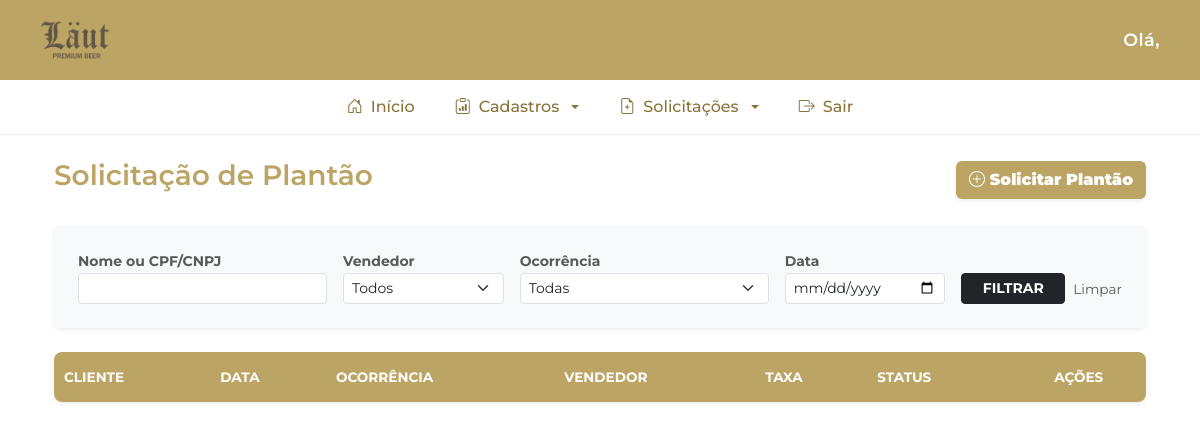
The app's page /solicitacoes/plantoes/, older data.
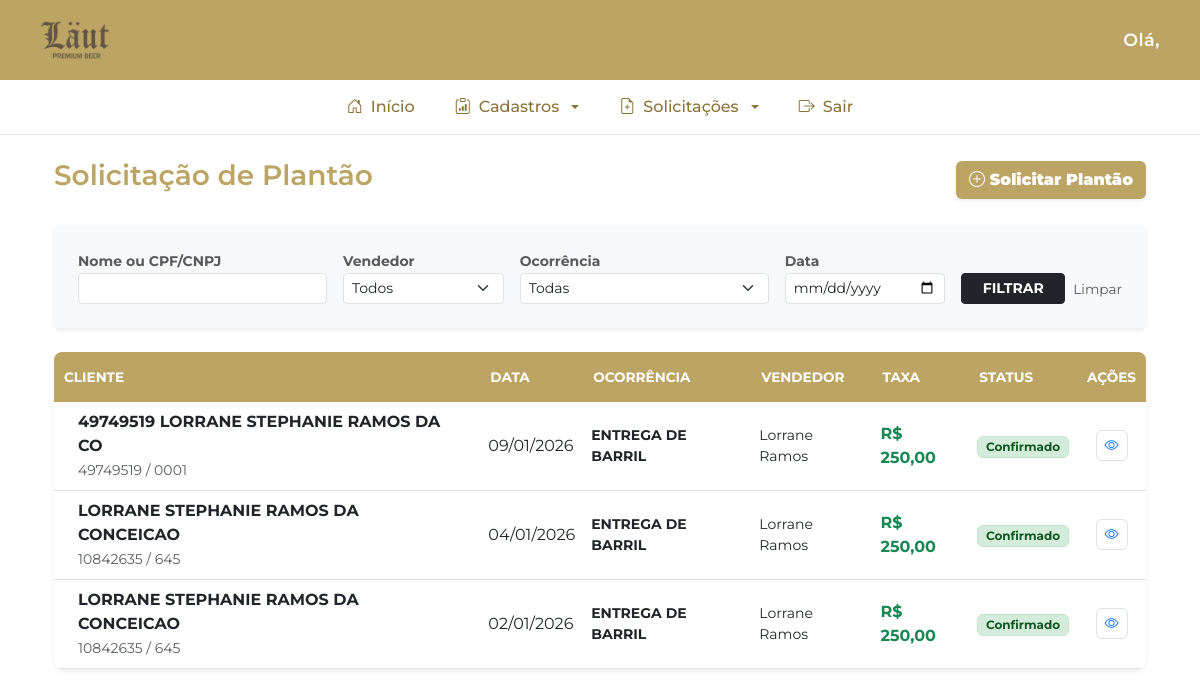
The same page, newer data.
### solicitacoes/models.py (models this page shows)
class Plantao(models.Model):
    codigo_cliente = models.CharField(max_length=20)
    loja_cliente = models.CharField(max_length=50)
    nome_cliente = models.CharField(max_length=100)
    cep = models.CharField(max_length=9)
    estado = models.CharField(max_length=2)
    cidade = models.CharField(max_length=100)
    bairro = models.CharField(max_length=100)
    endereco = models.CharField(max_length=255)
    numero = models.CharField(max_length=20)
    complemento = models.CharField(max_length=100, blank=True, null=True)
    vendedor = models.ForeignKey(User, on_delete=models.CASCADE)
    tipo = models.CharField(max_length=20, choices=TIPO_PLANTAO)
    ocorrencia = models.CharField(max_length=50, choices=OCORRENCIAS)
    ocorrencia_outro = models.CharField(max_length=255, blank=True, null=True)
    observacoes = models.TextField(blank=True)
    taxa = models.BooleanField(default=False)
    valor_taxa = models.DecimalField(max_digits=10, decimal_places=2, default=0.00)
    horario = models.TimeField()
    data_solicitacao = models.DateTimeField(auto_now_add=True)
    status = models.CharField(max_length=20, choices=STATUS_CHOICES, default='PENDENTE')

### solicitacoes/views.py (the view, shortened to what this page needs)
# urls.py: path('plantoes/', views.plantao_list, name='plantao_list'),
def plantao_list(request):
    busca = request.GET.get('busca')
    vendedor_id = request.GET.get('vendedor')
    ocorrencia = request.GET.get('ocorrencia')
    data_f = request.GET.get('data')
    plantoes = Plantao.objects.all().order_by('-data_solicitacao')
    if busca:
        plantoes = plantoes.filter(Q(nome_cliente__icontains=busca) | Q(codigo_cliente__icontains=busca))
    if vendedor_id:
        plantoes = plantoes.filter(vendedor_id=vendedor_id)
    if ocorrencia:
        plantoes = plantoes.filter(ocorrencia=ocorrencia)
    if data_f:
        plantoes = plantoes.filter(data_solicitacao__date=data_f)
    vVendedores = User.objects.all()
    return render(request, 'solicitacoes/plantao_list.html', {'plantoes': plantoes, 'vendedores': vVendedores})

### templates/solicitacoes/plantao_list.html (shortened to what this page needs)
{% extends 'base.html' %}
{% block content %}
<link rel="stylesheet" href="https://cdn.datatables.net/1.13.4/css/dataTables.bootstrap5.min.css">
<div class="container mt-4">
    <div class="d-flex justify-content-between align-items-center mb-4">
        <div>
            <h3 style="color: #bca464; font-weight: 600;">Solicitação de Plantão</h3>
        </div>
        <a href="{% url 'novo_plantao' %}" class="btn text-white shadow-sm fw-bold" style="background-color: #bca464;">
            <i class="bi bi-plus-circle"></i><strong> Solicitar Plantão</strong>
        </a>
    </div>
    <div class="card border-0 shadow-sm mb-4">
        <div class="card-body bg-light rounded p-4">
            <form method="GET" class="row g-3">
                <div class="col-md-3">
                    <label class="small fw-bold text-muted">Nome ou CPF/CNPJ</label>
                    <input type="text" name="busca" class="form-control form-control-sm" value="{{ request.GET.busca|default:'' }}">
                </div>
                <div class="col-md-2">
                    <label class="small fw-bold text-muted">Vendedor</label>
                    <select name="vendedor" class="form-select form-select-sm">
                        <option value="">Todos</option>
                    </select>
                </div>
                <div class="col-md-3">
                    <label class="small fw-bold text-muted">Ocorrência</label>
                    <select name="ocorrencia" class="form-select form-select-sm">
                        <option value="">Todas</option>
                    </select>
                </div>
                <div class="col-md-2">
                    <label class="small fw-bold text-muted">Data</label>
                    <input type="date" name="data" class="form-control form-control-sm" value="{{ request.GET.data }}">
                </div>
                <div class="col-md-2 d-flex align-items-end gap-2">
                    <button type="submit" class="btn btn-dark btn-sm w-100 fw-bold">FILTRAR</button>
                    <a href="{% url request.resolver_match.url_name %}" class="btn btn-link btn-sm text-muted text-decoration-none border-0 p-0 mb-1" style="font-size: 0.85rem;">Limpar</a>
                </div>
            </form>
        </div>
    </div>
    <div class="table-responsive shadow-sm rounded-3">
        <table id="tabelaPlantoes" class="table table-hover bg-white mb-0 tabela-customizada">
            <thead>
                <tr>
                    <th class="px-4">Cliente</th>
                    <th>Data</th>
                    <th>Ocorrência</th>
                    <th>Vendedor</th>
                    <th>Taxa</th>
                    <th>Status</th>
                    <th class="text-center">Ações</th>
                </tr>
            </thead>
            <tbody>
                {% for p in plantoes %}
                <tr class="align-middle">
                    <td class="px-4">
                        <span class="d-block fw-bold text-dark">{{ p.nome_cliente }}</span>
                        <small class="text-muted">{{ p.codigo_cliente }} / {{ p.loja_cliente }}</small>
                    </td>
                    <td data-sort="{{ p.data_solicitacao|date:'Ymd' }}">
                        {{ p.data_solicitacao|date:"d/m/Y" }}
                    </td>
                    <td class="small fw-bold">{{ p.ocorrencia }}</td>
                    <td class="small">{{ p.vendedor.get_full_name }}</td>
                    <td>{% if p.taxa %}<span class="text-success fw-bold">R$ {{ p.valor_taxa }}</span>{% else %}Isento{% endif %}</td>
                    <td><span class="badge {% if p.status == 'PENDENTE' %}badge-pendente{% else %}badge-confirmado{% endif %}">{{ p.get_status_display }}</span></td>
                    <td class="text-center">
                        <div class="d-flex justify-content-center gap-2">
                            <button class="btn btn-acao text-primary" onclick="visualizarPlantao('{{ p.id }}')" title="Visualizar">
                                <i class="bi bi-eye"></i>
                            </button>
                        </div>
                    </td>
                </tr>
                {% endfor %}
            </tbody>
        </table>
    </div>
</div>
{% endblock %}

### templates/base.html (shortened to what this page needs)
{% load static %}
<!DOCTYPE html>
<html lang="pt-br">
<head>
    <link href="https://cdn.jsdelivr.net/npm/bootstrap@5.3.0/dist/css/bootstrap.min.css" rel="stylesheet">
    <link rel="stylesheet" href="https://cdn.jsdelivr.net/npm/bootstrap-icons@1.11.1/font/bootstrap-icons.css">
</head>
<body>
    <header class="header-top shadow-sm">
        <div class="logo-area">
            <img src="{% static 'logo.png' %}" alt="Logo" class="logo" />
        </div>
        <div class="saudacao">
            Olá, {{ user.first_name|default:user.username }}
        </div>
    </header>
    <nav class="nav-sistema">
        <div class="container d-flex justify-content-center">
            <ul class="nav">
                <li class="nav-item">
                    <a class="nav-link" href="/"><i class="bi bi-house-door"></i> Início</a>
                </li>
                <li class="nav-item dropdown">
                    <a class="nav-link dropdown-toggle" href="#" data-bs-toggle="dropdown">
                        <i class="bi bi-clipboard-data"></i> Cadastros
                    </a>
                </li>
                <li class="nav-item dropdown">
                    <a class="nav-link dropdown-toggle" href="#" data-bs-toggle="dropdown">
                        <i class="bi bi-file-earmark-plus"></i> Solicitações
                    </a>
                </li>
                <li class="nav-item">
                    <a class="nav-link" href="javascript:void(0)" onclick="document.getElementById('logout-form').submit();">
                        <i class="bi bi-box-arrow-right"></i> Sair
                    </a>
                </li>
            </ul>
        </div>
    </nav>
    <main class="container mt-4">
        {% block content %}{% endblock %}
    </main>
</body>
</html>

### templates/base.html (style rules this page uses)
:root { --cor-topo: #bca464; --cor-texto-menu: #8a733a; }
body { background-color: #ffffff; font-family: 'Montserrat', sans-serif; }
.header-top { background-color: var(--cor-topo); padding: 5px 40px; display: flex; justify-content: space-between; align-items: center; color: white; min-height: 80px; }
.logo-area img { max-height: 70px; width: auto; }
.saudacao { font-weight: 600; font-size: 1.1rem; letter-spacing: 0.5px; }
.nav-sistema { background-color: white; border-bottom: 1px solid #e9ecef; padding: 5px 0; }
.nav-sistema .nav-link { color: var(--cor-texto-menu); font-weight: 500; display: flex; align-items: center; gap: 8px; padding: 10px 20px; transition: 0.3s; }
h1, h2, h3, h4, h5, h6 { font-weight: 600; }

### templates/solicitacoes/plantao_list.html (style rules this page uses)
.badge-confirmado { background-color: #d4edda; color: #155724; border: 1px solid #c3e6cb; }
.btn-acao { padding: 0.25rem 0.5rem; font-size: 0.875rem; border-radius: 6px; transition: 0.2s; border: 1px solid #dee2e6; background: white; }
.tabela-customizada thead th { background-color: #bca464 !important; color: white !important; text-transform: uppercase; font-size: 0.85rem; font-weight: bold; padding: 15px 10px !important; border: none !important; }

Row changes from the older to the newer data that the page shows:
added Plantao: nome_cliente "49749519 LORRANE STEPHANIE RAMOS DA CO", codigo_cliente "49749519", loja_cliente "0001", data_solicitacao "09/01/2026", ocorrencia "ENTREGA DE BARRIL", vendedor.get_full_name "Lorrane Ramos", valor_taxa "250,00", status "Confirmado"
added Plantao: nome_cliente "LORRANE STEPHANIE RAMOS DA CONCEICAO", codigo_cliente "10842635", loja_cliente "645", data_solicitacao "04/01/2026", ocorrencia "ENTREGA DE BARRIL", vendedor.get_full_name "Lorrane Ramos", valor_taxa "250,00", status "Confirmado"
added Plantao: nome_cliente "LORRANE STEPHANIE RAMOS DA CONCEICAO", codigo_cliente "10842635", loja_cliente "645", data_solicitacao "02/01/2026", ocorrencia "ENTREGA DE BARRIL", vendedor.get_full_name "Lorrane Ramos", valor_taxa "250,00", status "Confirmado"
